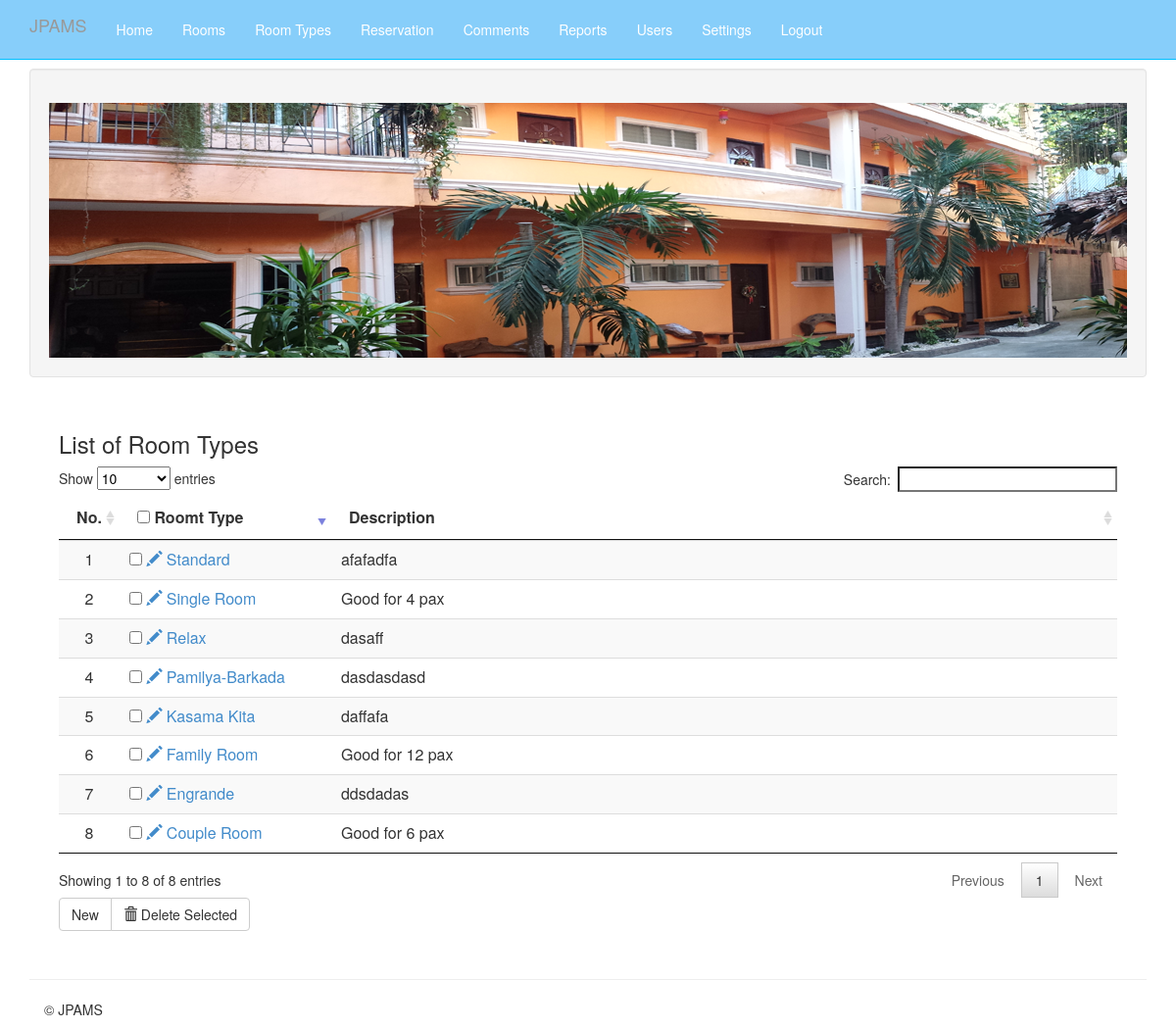
The app's page /Aplaya/admin/mod_roomtype/index.php (signed in) with its own data.
### tables this page shows
CREATE TABLE `roomtype` (
  `typeID` int(50) NOT NULL,
  `typename` varchar(50) NOT NULL,
  `Desp` text NOT NULL
);

### Aplaya/admin/mod_roomtype/index.php (called while the page is built, shortened)
<?php
require_once '../themes/backendTemplate.php';

### Aplaya/includes/database.php (called while the page is built, shortened)
<?php
class Database
{
	var $sql_string = '';
	private $conn;
	public function open_connection()
	{
		$this->conn = mysqli_connect(DB_SERVER, DB_USER, DB_PASS);
		if (!$this->conn) {
			echo "Problem in database connection! Contact administrator!";
			exit();
		} else {
			$db_select = mysqli_select_db($this->conn, DB_NAME);
		}
	}
	function setQuery($sql = '')
	{
		$this->sql_string = $sql;
	}
	function executeQuery()
	{
		$result = mysqli_query($this->conn, $this->sql_string);
		return $result;
	}
	private function confirm_query($result)
	{
		return $result;
	}
	function loadResultList($key = '')
	{
		$cur = $this->executeQuery();
		$array = array();
		while ($row = mysqli_fetch_object($cur)) {
			if ($key) {
				$array[$row->$key] = $row;
			} else {
				$array[] = $row;
			}
		}
		return $array;
	}
}
$mydb = new Database();

### Aplaya/includes/roomtype.php (called while the page is built, shortened)
<?php
require_once(__DIR__ . '/database.php');
class Roomtype
{
	protected static $tbl_name = "roomtype";
	function listOfroomtype()
	{
		global $mydb;
		$mydb->setQuery("Select * from " . self::$tbl_name);
		$cur = $mydb->loadResultList();
		return $cur;
	}
}

### Aplaya/admin/mod_roomtype/list.php (the view, shortened to what this page needs)
<div class="container">
			<div class="panel-body">
			<h3 align="left">List of Room Types</h3>
			    <form action="controller.php?action=delete" Method="POST">
					<table id="example" class="table table-striped" cellspacing="0">
				  <thead>
				  	<tr >
				  		<th>No.</th>
				  		<th>
				  		 <input type="checkbox" name="chkall" id="chkall" onclick="return checkall('selector[]');">
				  		 Roomt Type</th>
				  		<th>Description</th>
				  	</tr>
				  </thead>
				  <tbody>
				  	<?php
				  		$rmtype = new Roomtype();
				  		$cur = $rmtype->listOfroomtype();
						foreach ($cur as $result) {
				  		echo '<tr>';
						echo '<td width="5%" align="center"></td>';
				  		echo '<td width="20%" align="left"><input type="checkbox" name="selector[]" id="selector[]" value="'.$result->typeID. '"/>
				  				<a  href="index.php?view=edit&id='.$result->typeID.'">  <span class="glyphicon glyphicon-pencil">
				  				<a href="index.php?view=view&id='.$result->typeID.'">' . ' '.$result->typename.'</a></td>';
				  		echo '<td>'. $result->Desp.'</td>';
				  		echo '</tr>';
				  	}
				  	?>
				  </tbody>
				</table>
				<div class="btn-group">
				  <a href="index.php?view=add" class="btn btn-default">New</a>
				  <button type="submit" class="btn btn-default" name="delete"><span class="glyphicon glyphicon-trash"></span> Delete Selected</button>
				</div>
				</form>
	  		</div>
</div>

### Aplaya/admin/css/offcanvas.css (style rules this page uses)
body { padding-top: 70px; }

### records on screen
roomtype: typename "Engrande", Desp "ddsdadas"
roomtype: typename "Pamilya-Barkada", Desp "dasdasdasd"
roomtype: typename "Kasama Kita", Desp "daffafa"
roomtype: typename "Relax", Desp "dasaff"
roomtype: typename "Standard", Desp "afafadfa"
roomtype: typename "Family Room", Desp "Good for 12 pax"
roomtype: typename "Couple Room", Desp "Good for 6 pax"
roomtype: typename "Single Room", Desp "Good for 4 pax"
